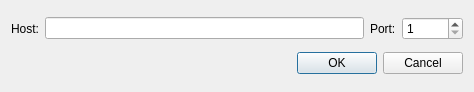
<?xml version="1.0" encoding="UTF-8"?>
<ui version="4.0">
 <class>NewPoolDialog</class>
 <widget class="QDialog" name="NewPoolDialog">
  <property name="geometry">
   <rect>
    <x>0</x>
    <y>0</y>
    <width>474</width>
    <height>92</height>
   </rect>
  </property>
  <property name="windowTitle">
   <string>New pool</string>
  </property>
  <layout class="QVBoxLayout" name="verticalLayout">
   <item>
    <layout class="QHBoxLayout" name="horizontalLayout">
     <item>
      <widget class="QLabel" name="label">
       <property name="text">
        <string>Host:</string>
       </property>
      </widget>
     </item>
     <item>
      <widget class="QLineEdit" name="m_hostEdit"/>
     </item>
     <item>
      <widget class="QLabel" name="label_2">
       <property name="text">
        <string>Port:</string>
       </property>
      </widget>
     </item>
     <item>
      <widget class="QSpinBox" name="m_portSpin">
       <property name="minimum">
        <number>1</number>
       </property>
       <property name="maximum">
        <number>65535</number>
       </property>
      </widget>
     </item>
    </layout>
   </item>
   <item>
    <layout class="QHBoxLayout" name="horizontalLayout_2">
     <item>
      <spacer name="horizontalSpacer">
       <property name="orientation">
        <enum>Qt::Horizontal</enum>
       </property>
       <property name="sizeHint" stdset="0">
        <size>
         <width>40</width>
         <height>20</height>
        </size>
       </property>
      </spacer>
     </item>
     <item>
       <widget class="QPushButton" name="m_okButton">
         <property name="text">
           <string>OK</string>
         </property>
       </widget>
     </item>
     <item>
      <widget class="QPushButton" name="m_cancelButton">
       <property name="text">
        <string>Cancel</string>
       </property>
      </widget>
     </item>
    </layout>
   </item>
  </layout>
 </widget>
 <resources/>
 <connections>
  <connection>
   <sender>m_okButton</sender>
   <signal>clicked()</signal>
   <receiver>NewPoolDialog</receiver>
   <slot>accept()</slot>
   <hints>
    <hint type="sourcelabel">
     <x>500</x>
     <y>62</y>
    </hint>
    <hint type="destinationlabel">
     <x>276</x>
     <y>44</y>
    </hint>
   </hints>
  </connection>
  <connection>
   <sender>m_cancelButton</sender>
   <signal>clicked()</signal>
   <receiver>NewPoolDialog</receiver>
   <slot>reject()</slot>
   <hints>
    <hint type="sourcelabel">
     <x>417</x>
     <y>62</y>
    </hint>
    <hint type="destinationlabel">
     <x>276</x>
     <y>44</y>
    </hint>
   </hints>
  </connection>
 </connections>
</ui>
